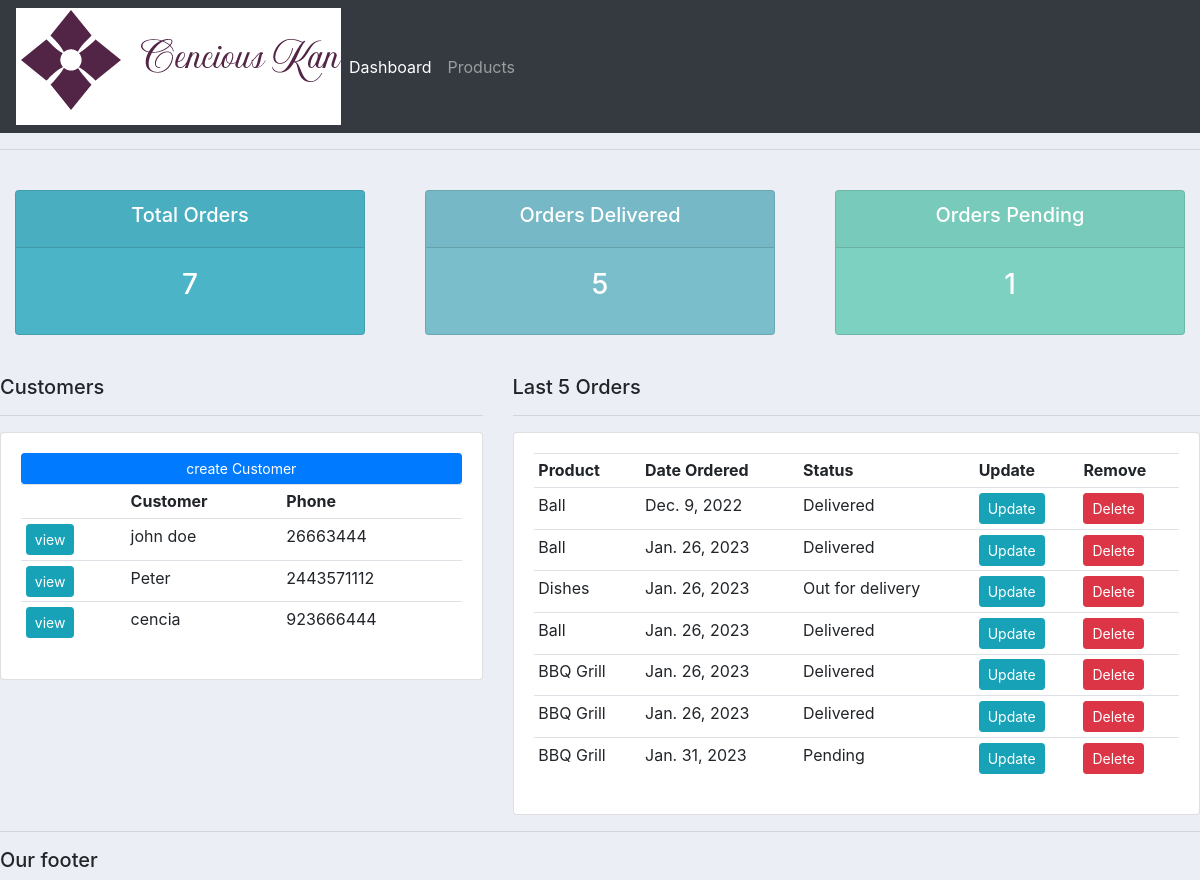
/, run on an earlier commit of the app's database.
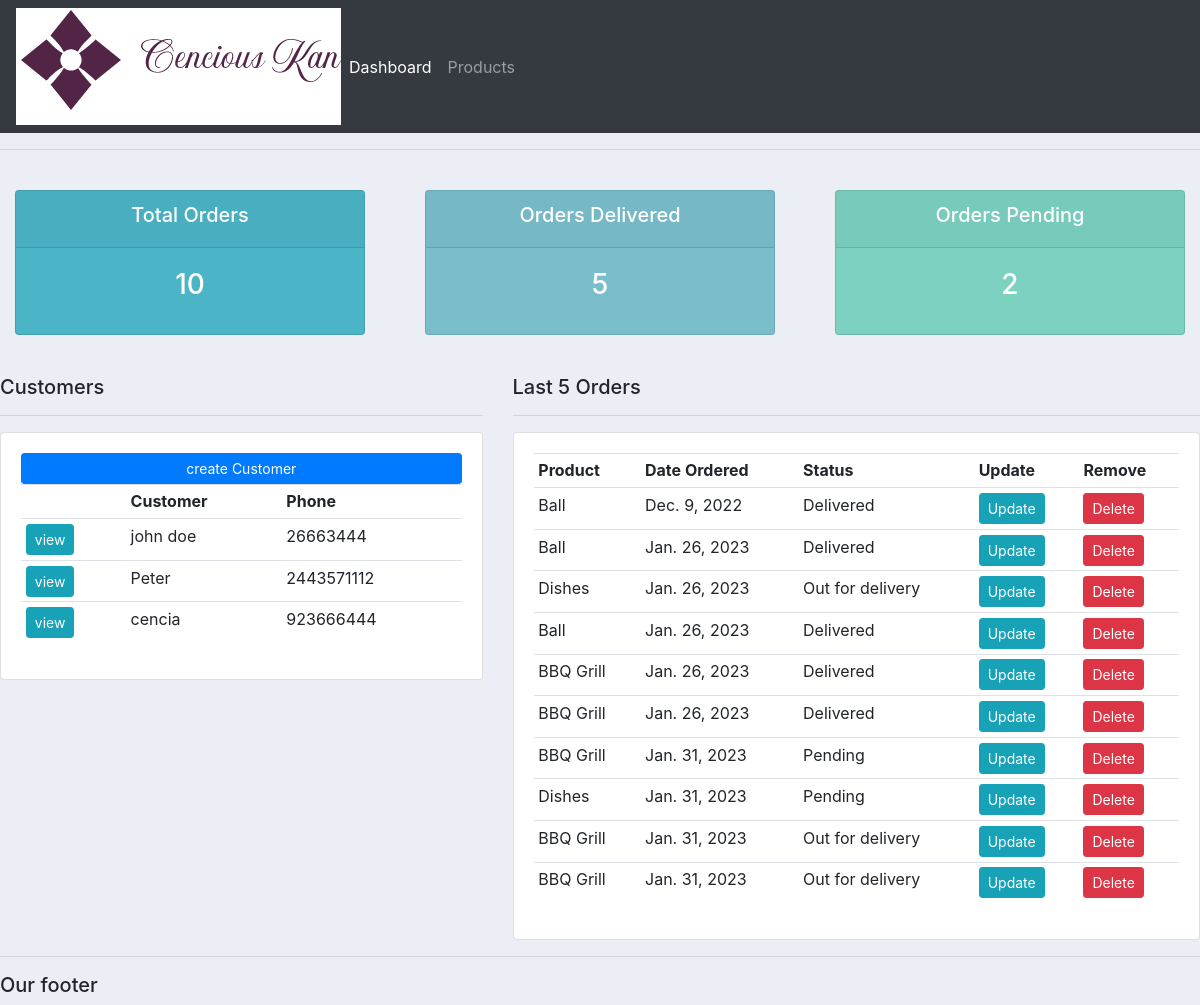
And on a later commit of the database.
### accounts/models.py (models this page shows, shortened)
class Customer(models.Model):
    name = models.CharField(max_length=200, null=True)
    phone = models.CharField(max_length=200, null=True)
    email = models.EmailField(max_length=200, null=True)
    date_created = models.DateField(auto_now_add=True, null=True)

class Order(models.Model):
    STATUS=(
            ('Pending', 'pending'),
            ('Out for delivery', 'out for delivery'),
            ('Delivered', 'delivered'),
        )
    customer= models.ForeignKey(Customer, null=True, on_delete=models.SET_NULL)
    products= models.ForeignKey(Product, null=True, on_delete=models.SET_NULL)
    date_created=models.DateField(auto_now_add=True, null=True)
    status= models.CharField(max_length=200, null=True, choices=STATUS)
    note = models.CharField(max_length=1000,null=True)

class Product(models.Model):
    CATEGORY=(
        ('Indoor','Indoor'),
        ('Outdoor', 'outdoor'),
    )
    name=models.CharField(max_length=200, null=True)
    price=models.FloatField(null=True)
    category=models.CharField(max_length=200, null=True, choices=CATEGORY)
    description=models.CharField(max_length=200, null=True)
    date_created= models.DateField(auto_now_add=True, null=True)
    tags=models.ManyToManyField(Tag)
    def __str__(self):
        return self.name

### accounts/views.py (the view)
# urls.py: path('',views.home, name="home"),
def home(request):
    orders = Order.objects.all()
    customers = Customer.objects.all()
    total_customers =customers.count()
    total_orders = orders.count()
    delivered = orders.filter(status='Delivered').count()
    pending = orders.filter(status='Pending').count()
    context = {'orders':orders, 'customers':customers,
    'pending':pending,
    'delivered':delivered,'total_orders':total_orders}
    return render(request,'accounts/dashboard.html', context)

### accounts/templates/accounts/dashboard.html
{%extends 'accounts/main.html' %}
{% load static%}
{%block element%}
{% include 'accounts/status.html' %}
<br>
<div class="row">
    <div class="col-md-5">
        <h5>Customers</h5>
        <hr>
        <div class="card card-body">
            <a class="btn btn-primary btn-sm btn-block" href="">create Customer</a>
            <table class="table table-sm">
                <tr>
                    <th></th>
                    <th>Customer</th>
                    <th>Phone</th>
                </tr>
                {% for customer in customers%}
                <tr>
                    <td><a class="btn btn-sm btn-info" href="{% url 'customer' customer.id %}">view</a></td>
                    <td>{{customer.name}} </td>
                    <td>{{customer.phone}} </td>
                </tr>
                {% endfor%}
            </table>
        </div>
    </div>
    <div class="col-md-7">
        <h5>Last 5 Orders</h5>
        <hr>
        <div class="card card-body">
            <table class="table table-sm">
                <tr>
                    <th>Product</th>
                    <th>Date Ordered</th>
                    <th>Status</th>
                    <th>Update</th>
                    <th>Remove</th>
                </tr>
                {% for order in orders%}
                <tr>
                    <td>{{order.products}} </td>
                    <td>{{order.date_created}} </td>
                    <td>{{order.status}} </td>
                    <td><a class="btn btn-sm btn-info" href="{% url 'update_order' order.id %}">Update</a></td>
                    <td><a class="btn btn-sm btn-danger" href="{% url 'delete_order' order.id %}">Delete</a></td>
                </tr>
                {% endfor%}
            </table>
        </div>
    </div>
</div>
{%endblock element%}

### accounts/templates/accounts/main.html (shortened to what this page needs)
{% load static%}
<!DOCTYPE html>
<html lang="en">
<head>
    <link rel="stylesheet" href="https://cdn.jsdelivr.net/npm/bootstrap@4.0.0/dist/css/bootstrap.min.css">
   <link rel="stylesheet" href="{% static '/css/main.css' %} " type="text/css">
</head>
<body>
    {% include 'accounts/navbar.html' %}
    <hr>
    {%block element%}
    {%endblock element%}
    <hr>
    <h5>Our footer</h5>
</body>
</html>

### accounts/templates/accounts/navbar.html (shortened to what this page needs)
{% load static%}
<nav class="navbar navbar-expand-lg navbar-dark bg-dark">
    <img src="{% static 'images/ce.png' %}" alt="">
    <div class="collapse navbar-collapse" id="navbarNav">
      <ul class="navbar-nav">
        <li class="nav-item active">
          <a class="nav-link" href="{% url 'home' %}">Dashboard</a>
        </li>
        <li class="nav-item">
          <a class="nav-link" href="{% url 'products' %}">Products</a>
        </li>
      </ul>
    </div>
  </nav>

### accounts/templates/accounts/status.html
<br />
<div class="row">
    <div class="col">
            <div class="col-md">
                <div class="card text-center text-white mb-3" id="total-orders">
                    <div class="card-header">
                        <h5>Total Orders</h5>
                    </div>
                    <div class="card-body">
                        <h3 class="card-title">{{total_orders}} </h3>
                    </div>
                </div>
            </div>
    </div>
    <div class="col">
            <div class="col-md">
                <div class="card text-center text-white mb-3" id="orders-delivered">
                    <div class="card-header">
                        <h5>Orders Delivered</h5>
                    </div>
                    <div class="card-body">
                        <h3 class="card-title">{{delivered}} </h3>
                    </div>
                </div>
            </div>
    </div>
    <div class="col">
            <div class="col-md">
                <div class="card text-center text-white mb-3" id="orders-pending">
                    <div class="card-header">
                        <h5>Orders Pending</h5>
                    </div>
                    <div class="card-body">
                        <h3 class="card-title">{{pending}} </h3>
                    </div>
                </div>
            </div>
    </div>
</div>

### static/css/main.css (style rules this page uses)
body { background-color: #ebeff5; }
#total-orders { background-color: #4cb4c7; }
#orders-delivered { background-color: #7abecc; }
#orders-pending { background-color: #7cd1c0; }

What changed in the data, as far as the page shows it:
added Order: products "Dishes", date_created "Jan. 31, 2023", status "Pending"
added Order: products "BBQ Grill", date_created "Jan. 31, 2023", status "Out for delivery"
added Order: products "BBQ Grill", date_created "Jan. 31, 2023", status "Out for delivery"
Also different on the page:
{{ total_orders }}: "7" → "10"
{{ pending }}: "1" → "2"
